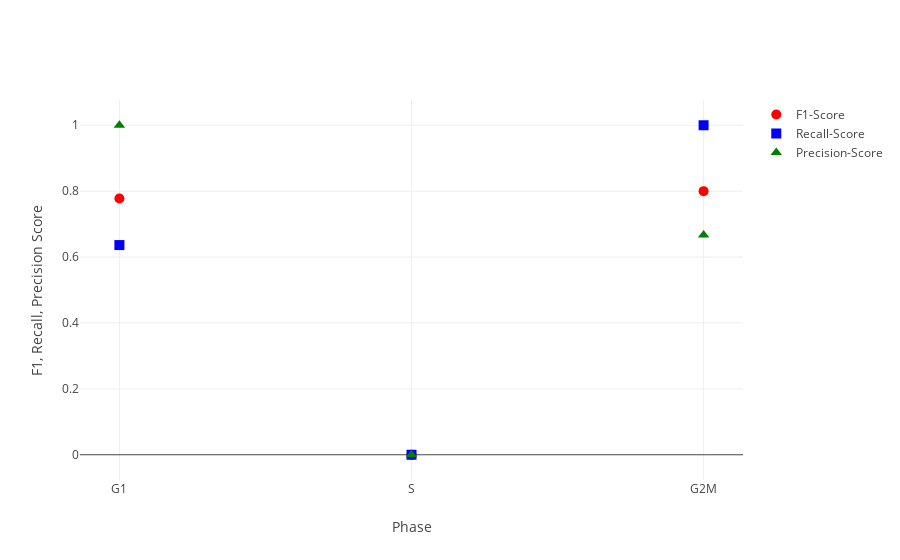

Notebook code cell kept with this figure:
### Code cell
GSE71456_labels = ['G1', 'G1','G1','G1','G2M', 'G2M','G1','G1','G1', 'G1','G1','G1','G1']
GSE71456_evaluation = helper.evaluate_prediction(GSE71456_prediction_table, GSE71456_labels)
iplot(helper.plot_evaluation(*GSE71456_evaluation, xaxis=["G1","S","G2M"], xaxislbl="Phase"))

### Figure 1 — Plotly figure (JSON) as saved in the notebook; plotly's stock layout.template omitted (floating-point values rounded to 4 significant figures)
{"data": [{"marker": {"color": "red", "size": 10, "symbol": "circle"}, "mode": "markers", "name": "F1-Score", "type": "scatter", "x": ["G1", "S", "G2M"], "y": [0.7778, 0, 0.8]}, {"marker": {"color": "blue", "size": 10, "symbol": "square"}, "mode": "markers", "name": "Recall-Score", "type": "scatter", "x": ["G1", "S", "G2M"], "y": [0.6364, 0, 1]}, {"marker": {"color": "green", "size": 10, "symbol": "triangle-up"}, "mode": "markers", "name": "Precision-Score", "type": "scatter", "x": ["G1", "S", "G2M"], "y": [1, 0, 0.6667]}], "layout": {"title": "", "xaxis": {"title": "Phase"}, "yaxis": {"title": "F1, Recall, Precision Score"}}}
